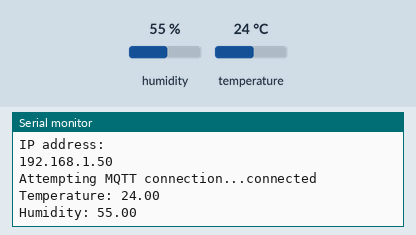
Bench run of a sketch on a simulated ESP32. On the bench: the last lines printed to the serial monitor. The inputs (shaded band) are chosen by the test bench; at power-on: humidity 55 %, temperature 24 °C. WiFi joins after 1.5 s; servers stay silent unless stated; no MQTT or app messages arrive unless stated.

Above: at 2.7 s.
2.8 s: humidity set to 22 %
At 8.0 s:
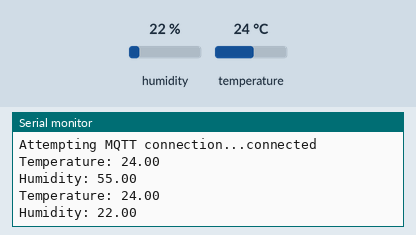
8.8 s: temperature set to 12 °C
At 12.7 s:
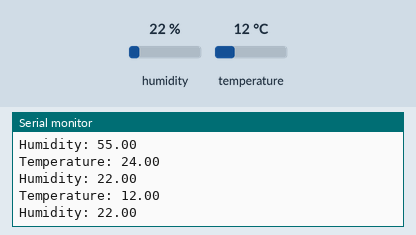
14.8 s: humidity set to 40 %
At 17.4 s:
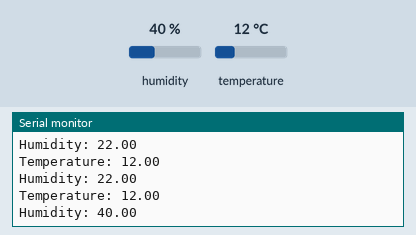
Timing chart, 0 to 18.9 s (numbered marks = the images above; inputs shaded):
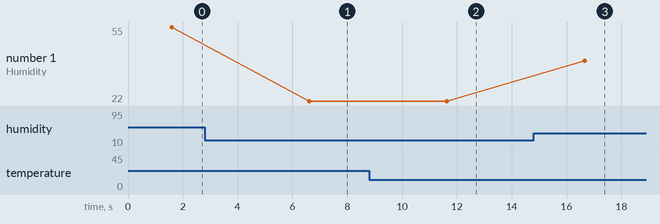

The sketch:

MQTT-Broker-On-EC2.docx.ino
```cpp
#include <WiFi.h>
#include <PubSubClient.h>
#include <Adafruit_Sensor.h>
#include <DHT.h>

// Replace with your network credentials
const char* ssid = ""; //change this
const char* password = ""; //change this

// Replace with your MQTT broker information
const char* mqtt_server = ""; //change this
const int mqtt_port = 1883;
const char* mqtt_username = "";
const char* mqtt_password = "";
const char* mqtt_topic_1 = "sensor_data_1";
const char* mqtt_topic_2 = "sensor_data_2";
const char* mqtt_topic_3 = "sensor_data_3";

// Initialize the DHT sensor
#define DHTPIN 7 // Define the pin for DHT11
#define DHTTYPE DHT11
DHT dht(DHTPIN, DHTTYPE);

// Initialize WiFi and MQTT client
WiFiClient espClient;
PubSubClient client(espClient);

void setup_wifi() {
  delay(10);
  Serial.println();
  Serial.print("Connecting to ");
  Serial.println(ssid);

  WiFi.begin(ssid, password);

  while (WiFi.status() != WL_CONNECTED) {
    delay(500);
    Serial.print(".");
  }

  Serial.println("");
  Serial.println("WiFi connected");
  Serial.println("IP address: ");
  Serial.println(WiFi.localIP());
}

void reconnect() {
  while (!client.connected()) {
    Serial.print("Attempting MQTT connection...");
    if (client.connect("ESP32Client", mqtt_username, mqtt_password)) {
      Serial.println("connected");
      //Subscribe to addtition MQTT topics here
      client.subscribe(mqtt_topic_1);
      client.subscribe(mqtt_topic_2);
      client.subscribe(mqtt_topic_3);


    } else {
      Serial.print("failed, rc=");
      Serial.print(client.state());
      Serial.println(" try again in 5 seconds");
      delay(5000);
    }
  }
}

void setup() {
  Serial.begin(115200);
  setup_wifi();
  client.setServer(mqtt_server, mqtt_port);
  dht.begin();
}

void loop() {
  if (!client.connected()) {
    reconnect();
  }

  float temperature = dht.readTemperature();
  float humidity = dht.readHumidity();

  Serial.print("Temperature: ");
  Serial.println(temperature);
  Serial.print("Humidity: ");
  Serial.println(humidity);

  String payload = String(temperature) + "," + String(humidity);
  client.publish(mqtt_topic_1, payload.c_str());

  delay(5000); // Publish every 5 seconds
}
```

Measured:
- after the input at 2.8 s, the serial monitor: prints a new line after 3.8 s (image 1)
- after the input at 8.8 s, the serial monitor: prints a new line after 2.8 s (image 2)
- after the input at 14.8 s, the serial monitor: prints a new line after 1.9 s (image 3)
- plotted number 1: 55 → 22 after the input at 2.8 s, 22 → 40 after the input at 14.8 s
